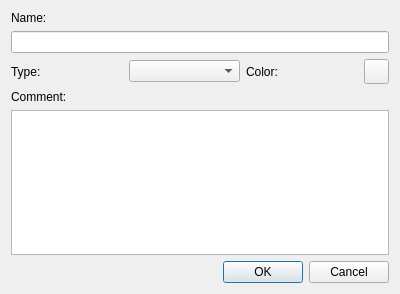
<?xml version="1.0" encoding="UTF-8"?>
<ui version="4.0">
 <class>editSelectionDialog</class>
 <widget class="QDialog" name="editSelectionDialog">
  <property name="windowModality">
   <enum>Qt::ApplicationModal</enum>
  </property>
  <property name="geometry">
   <rect>
    <x>0</x>
    <y>0</y>
    <width>400</width>
    <height>294</height>
   </rect>
  </property>
  <property name="windowTitle">
   <string>Edit Selection</string>
  </property>
  <property name="toolTip">
   <string>Gene Selection Creation Dialog</string>
  </property>
  <property name="statusTip">
   <string>Gene Selection Creation Dialog</string>
  </property>
  <property name="styleSheet">
   <string notr="true"/>
  </property>
  <property name="modal">
   <bool>true</bool>
  </property>
  <layout class="QVBoxLayout" name="verticalLayout">
   <item>
    <widget class="QLabel" name="nameLabel">
     <property name="text">
      <string>Name:</string>
     </property>
    </widget>
   </item>
   <item>
    <widget class="QLineEdit" name="name"/>
   </item>
   <item>
    <layout class="QHBoxLayout" name="horizontalLayout">
     <item>
      <widget class="QLabel" name="label_2">
       <property name="text">
        <string>Type:</string>
       </property>
      </widget>
     </item>
     <item>
      <widget class="QComboBox" name="type"/>
     </item>
     <item>
      <widget class="QLabel" name="label">
       <property name="text">
        <string>Color:</string>
       </property>
      </widget>
     </item>
     <item>
      <widget class="QPushButton" name="color">
       <property name="minimumSize">
        <size>
         <width>25</width>
         <height>25</height>
        </size>
       </property>
       <property name="maximumSize">
        <size>
         <width>25</width>
         <height>25</height>
        </size>
       </property>
       <property name="text">
        <string/>
       </property>
       <property name="icon">
        <iconset resource="../../../st_client-build/application.qrc">
         <normaloff>:/images/select-color.png</normaloff>:/images/select-color.png</iconset>
       </property>
       <property name="iconSize">
        <size>
         <width>25</width>
         <height>25</height>
        </size>
       </property>
      </widget>
     </item>
    </layout>
   </item>
   <item>
    <widget class="QLabel" name="commentLabel">
     <property name="text">
      <string>Comment:</string>
     </property>
    </widget>
   </item>
   <item>
    <widget class="QTextEdit" name="comment"/>
   </item>
   <item>
    <widget class="QDialogButtonBox" name="buttonBox">
     <property name="standardButtons">
      <set>QDialogButtonBox::Cancel|QDialogButtonBox::Ok</set>
     </property>
    </widget>
   </item>
  </layout>
 </widget>
 <resources>
  <include location="../../../st_client-build/application.qrc"/>
 </resources>
 <connections/>
</ui>
